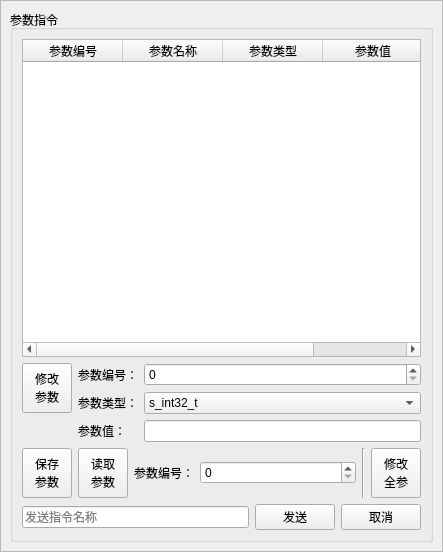
<?xml version="1.0" encoding="UTF-8"?>
<ui version="4.0">
 <class>ParamCmdPanel</class>
 <widget class="QWidget" name="ParamCmdPanel">
  <property name="geometry">
   <rect>
    <x>0</x>
    <y>0</y>
    <width>443</width>
    <height>552</height>
   </rect>
  </property>
  <property name="windowTitle">
   <string>Form</string>
  </property>
  <layout class="QGridLayout" name="gridLayout">
   <property name="leftMargin">
    <number>0</number>
   </property>
   <property name="topMargin">
    <number>0</number>
   </property>
   <property name="rightMargin">
    <number>0</number>
   </property>
   <property name="bottomMargin">
    <number>0</number>
   </property>
   <property name="spacing">
    <number>0</number>
   </property>
   <item row="0" column="0">
    <widget class="QFrame" name="frame">
     <property name="frameShape">
      <enum>QFrame::StyledPanel</enum>
     </property>
     <property name="frameShadow">
      <enum>QFrame::Raised</enum>
     </property>
     <layout class="QGridLayout" name="gridLayout_2">
      <item row="0" column="0">
       <widget class="QGroupBox" name="groupBox">
        <property name="title">
         <string>参数指令</string>
        </property>
        <layout class="QVBoxLayout" name="verticalLayout">
         <item>
          <widget class="QTableWidget" name="tableWidget">
           <attribute name="horizontalHeaderStretchLastSection">
            <bool>true</bool>
           </attribute>
           <attribute name="verticalHeaderVisible">
            <bool>false</bool>
           </attribute>
           <column>
            <property name="text">
             <string>参数编号</string>
            </property>
           </column>
           <column>
            <property name="text">
             <string>参数名称</string>
            </property>
           </column>
           <column>
            <property name="text">
             <string>参数类型</string>
            </property>
           </column>
           <column>
            <property name="text">
             <string>参数值</string>
            </property>
           </column>
          </widget>
         </item>
         <item>
          <layout class="QGridLayout" name="gridLayout_3">
           <item row="0" column="0" rowspan="2">
            <widget class="QToolButton" name="toolButton">
             <property name="minimumSize">
              <size>
               <width>50</width>
               <height>50</height>
              </size>
             </property>
             <property name="text">
              <string>修改
参数</string>
             </property>
            </widget>
           </item>
           <item row="1" column="1">
            <widget class="QLabel" name="label_2">
             <property name="text">
              <string>参数类型：</string>
             </property>
            </widget>
           </item>
           <item row="0" column="1">
            <widget class="QLabel" name="label">
             <property name="text">
              <string>参数编号：</string>
             </property>
            </widget>
           </item>
           <item row="2" column="2">
            <widget class="QLineEdit" name="lineEdit"/>
           </item>
           <item row="2" column="1">
            <widget class="QLabel" name="label_3">
             <property name="text">
              <string>参数值：</string>
             </property>
            </widget>
           </item>
           <item row="1" column="2">
            <widget class="QComboBox" name="comboBox">
             <item>
              <property name="text">
               <string>s_int32_t</string>
              </property>
             </item>
            </widget>
           </item>
           <item row="0" column="2">
            <widget class="QSpinBox" name="spinBox"/>
           </item>
          </layout>
         </item>
         <item>
          <layout class="QHBoxLayout" name="horizontalLayout_2">
           <item>
            <widget class="QToolButton" name="toolButton_2">
             <property name="minimumSize">
              <size>
               <width>50</width>
               <height>50</height>
              </size>
             </property>
             <property name="text">
              <string>保存
参数</string>
             </property>
            </widget>
           </item>
           <item>
            <widget class="QToolButton" name="toolButton_3">
             <property name="minimumSize">
              <size>
               <width>50</width>
               <height>50</height>
              </size>
             </property>
             <property name="text">
              <string>读取
参数</string>
             </property>
            </widget>
           </item>
           <item>
            <widget class="QLabel" name="label_4">
             <property name="text">
              <string>参数编号：</string>
             </property>
            </widget>
           </item>
           <item>
            <widget class="QSpinBox" name="spinBox_2">
             <property name="sizePolicy">
              <sizepolicy hsizetype="Expanding" vsizetype="Fixed">
               <horstretch>0</horstretch>
               <verstretch>0</verstretch>
              </sizepolicy>
             </property>
            </widget>
           </item>
           <item>
            <widget class="Line" name="line">
             <property name="orientation">
              <enum>Qt::Vertical</enum>
             </property>
            </widget>
           </item>
           <item>
            <widget class="QToolButton" name="toolButton_4">
             <property name="minimumSize">
              <size>
               <width>50</width>
               <height>50</height>
              </size>
             </property>
             <property name="text">
              <string>修改
全参</string>
             </property>
            </widget>
           </item>
          </layout>
         </item>
         <item>
          <layout class="QHBoxLayout" name="horizontalLayout_3">
           <item>
            <widget class="QLineEdit" name="lineEdit_2">
             <property name="placeholderText">
              <string>发送指令名称</string>
             </property>
            </widget>
           </item>
           <item>
            <widget class="QPushButton" name="pushButton">
             <property name="text">
              <string>发送</string>
             </property>
            </widget>
           </item>
           <item>
            <widget class="QPushButton" name="pushButton_2">
             <property name="text">
              <string>取消</string>
             </property>
            </widget>
           </item>
          </layout>
         </item>
        </layout>
       </widget>
      </item>
     </layout>
    </widget>
   </item>
  </layout>
 </widget>
 <resources/>
 <connections/>
</ui>
